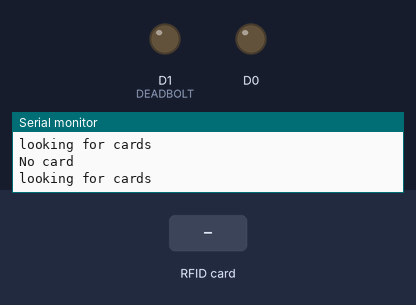
Bench run of a sketch on a simulated ESP8266 (NodeMCU). Parts: output pins drawn as LEDs (lit = HIGH), the last lines printed to the serial monitor. Inputs (shaded band) come from the test bench.

Above: at 1.2 s.
1.3 s: RFID card B6 33 ED F8 held to the reader
At 3.5 s:
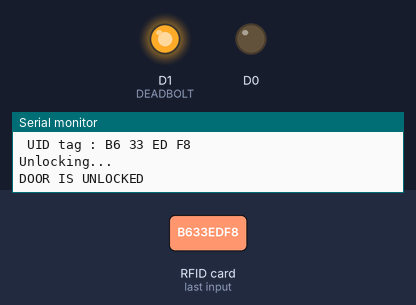
Timing chart, 0 to 8.8 s (numbered marks = the images above; inputs shaded):
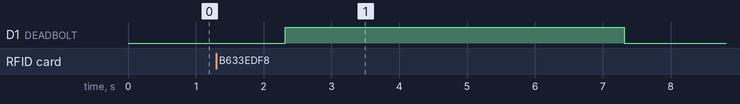

The sketch:

RFIDwithoutWiFi.ino
```cpp
#define SS_PIN D4  //D2
#define RST_PIN D3 //D1
#include <SPI.h>
#include <MFRC522.h>
MFRC522 mfrc522(SS_PIN, RST_PIN);   // Create MFRC522 instance.
int BUZZER = D0;
int DEADBOLT = D1;


void setup()
{
  Serial.begin(115200);   // Initiate a serial communication
  SPI.begin();      // Initiate  SPI bus
  mfrc522.PCD_Init();   // Initiate MFRC522
  pinMode(D0, OUTPUT);
  pinMode(D1, OUTPUT);
  digitalWrite(D0,LOW);
  digitalWrite(D1,LOW);
}

void unlock() {
  digitalWrite(DEADBOLT, HIGH);
  Serial.println("DOOR IS UNLOCKED");
  delay(5000);
  digitalWrite(DEADBOLT, LOW);
  Serial.begin(115200);   // Initiate a serial communication
  SPI.begin();      // Initiate  SPI bus
  mfrc522.PCD_Init();   // Initiate MFRC522
}

void loop()
{
  // Look for new cards
  Serial.println("looking for cards");
  if ( ! mfrc522.PICC_IsNewCardPresent())
  {
    Serial.println("No card");
    return;
  }
  // Select one of the cards
  if ( ! mfrc522.PICC_ReadCardSerial())
  {
    Serial.println("Can't read serial data");
    return;
  }
  //Show UID on serial monitor
  Serial.println();
  Serial.print(" UID tag :");
  String content= "";
  byte letter;
  for (byte i = 0; i < mfrc522.uid.size; i++)
  {
     Serial.print(mfrc522.uid.uidByte[i] < 0x10 ? " 0" : " ");
     Serial.print(mfrc522.uid.uidByte[i], HEX);
     content.concat(String(mfrc522.uid.uidByte[i] < 0x10 ? " 0" : " "));
     content.concat(String(mfrc522.uid.uidByte[i], HEX));
  }
  content.toUpperCase();
  Serial.println();
  if (content.substring(1) == "B6 33 ED F8"||content.substring(1)=="09 8F 68 99"||content.substring(1)=="A9 81 AE 98"||content.substring(1)=="49 3D A3 98"||content.substring(1)== "16 17 EA F8" ||content.substring(1)=="36 D4 2A F9") //change UID of the card that you want to give access
  {
    delay(1000);
    Serial.println("Unlocking...");
    Serial.println();
    unlock();
    Serial.println("Locked.");
    }
  }
```

Measured:
- after the input at 1.3 s, D1 (DEADBOLT): LOW → HIGH after 1.0 s, → LOW 5.0 s later
